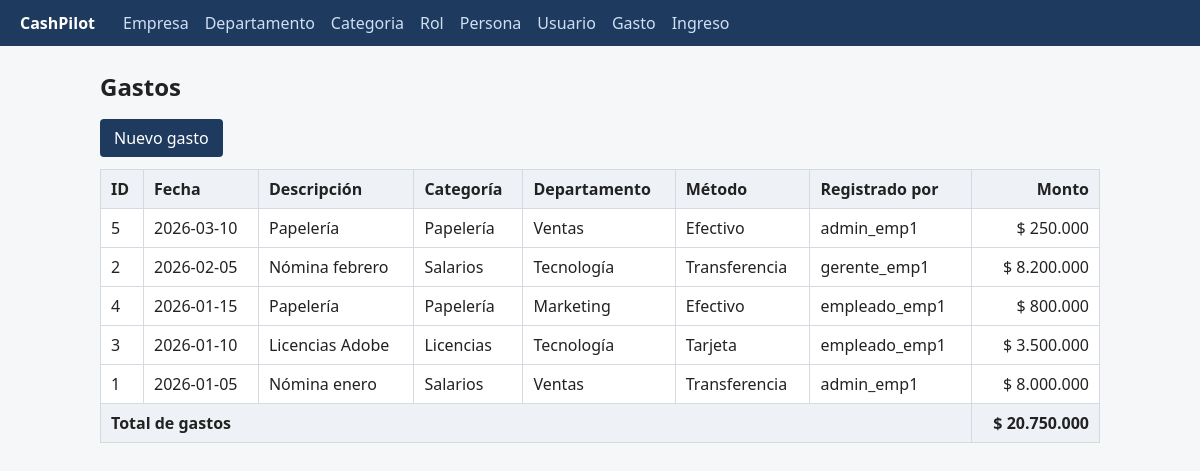
/gasto, run on the app's committed database.
### tables this page shows
CREATE TABLE gasto (
    id_gasto        INT           NOT NULL AUTO_INCREMENT,
    id_empresa      INT           NOT NULL,
    id_departamento INT           NOT NULL,
    id_categoria    INT           NOT NULL,
    id_usuario      INT           NOT NULL,
    monto           DECIMAL(15,2) NOT NULL,
    fecha           DATE          NOT NULL,
    descripcion     VARCHAR(255)  NOT NULL,
    metodo_pago     ENUM('Efectivo','Tarjeta','Transferencia') NOT NULL,
    comprobante     VARCHAR(150)  NULL,
    fecha_registro  DATETIME      NOT NULL DEFAULT CURRENT_TIMESTAMP,
    PRIMARY KEY (id_gasto),
    KEY idx_gasto_empresa_fecha (id_empresa, fecha),
    CONSTRAINT fk_gasto_empresa      FOREIGN KEY (id_empresa) REFERENCES empresa (id_empresa),
    CONSTRAINT fk_gasto_departamento FOREIGN KEY (id_departamento, id_empresa) REFERENCES departamento (id_departamento, id_empresa),
    CONSTRAINT fk_gasto_categoria    FOREIGN KEY (id_categoria, id_empresa)    REFERENCES categoria (id_categoria, id_empresa),
    CONSTRAINT fk_gasto_usuario      FOREIGN KEY (id_usuario, id_empresa)      REFERENCES usuario (id_usuario, id_empresa),
    CONSTRAINT chk_gasto_monto CHECK (monto > 0)
);

CREATE TABLE categoria (
    id_categoria     INT          NOT NULL AUTO_INCREMENT,
    id_empresa       INT          NOT NULL,
    nombre_categoria VARCHAR(60)  NOT NULL,
    tipo_categoria   ENUM('ingreso','gasto') NOT NULL,
    descripcion      VARCHAR(255) NULL,
    PRIMARY KEY (id_categoria),
    UNIQUE KEY uq_categoria_nombre  (id_empresa, tipo_categoria, nombre_categoria),
    UNIQUE KEY uq_categoria_empresa (id_categoria, id_empresa),
    CONSTRAINT fk_categoria_empresa FOREIGN KEY (id_empresa) REFERENCES empresa (id_empresa)
);

CREATE TABLE departamento (
    id_departamento     INT           NOT NULL AUTO_INCREMENT,
    id_empresa          INT           NOT NULL,
    nombre_departamento VARCHAR(80)   NOT NULL,
    descripcion         VARCHAR(255)  NULL,
    presupuesto         DECIMAL(15,2) NOT NULL DEFAULT 0,
    PRIMARY KEY (id_departamento),
    UNIQUE KEY uq_departamento_nombre  (id_empresa, nombre_departamento),   
    UNIQUE KEY uq_departamento_empresa (id_departamento, id_empresa),
    CONSTRAINT fk_departamento_empresa FOREIGN KEY (id_empresa) REFERENCES empresa (id_empresa),
    CONSTRAINT chk_departamento_presupuesto CHECK (presupuesto >= 0)
);

CREATE TABLE usuario (
    id_usuario     INT          NOT NULL AUTO_INCREMENT,
    id_empresa     INT          NOT NULL,
    id_persona     INT          NOT NULL,
    id_rol         INT          NOT NULL,
    usuario        VARCHAR(40)  NOT NULL,
    password       VARCHAR(255) NOT NULL,           
    estado         TINYINT(1)   NOT NULL DEFAULT 1,  
    fecha_registro DATETIME     NOT NULL DEFAULT CURRENT_TIMESTAMP,
    PRIMARY KEY (id_usuario),
    UNIQUE KEY uq_usuario_login   (usuario),
    UNIQUE KEY uq_usuario_persona (id_persona),
    UNIQUE KEY uq_usuario_empresa (id_usuario, id_empresa),    
    CONSTRAINT fk_usuario_empresa FOREIGN KEY (id_empresa) REFERENCES empresa (id_empresa),
    CONSTRAINT fk_usuario_persona FOREIGN KEY (id_persona) REFERENCES persona (id_persona),
    CONSTRAINT fk_usuario_rol     FOREIGN KEY (id_rol)     REFERENCES rol (id_rol)
);

### app/controllers/gastoController.php (called while the page is built, shortened)
<?php
require_once __DIR__ . "/../models/gasto.php";
class GastoController
{
    public function index()
    {
        try {
            $gastoModel = new Gasto();
            $gastos = $gastoModel->getAllByEmpresa(ID_EMPRESA_ACTUAL);
            require __DIR__ . "/../views/gasto/index.php";
        } catch (PDOException $e) {
            mostrarError("los gastos", $e);
        }
    }
}

### config/helpers.php (called while the page is built, shortened)
<?php
function e($valor)
{
    return htmlspecialchars((string) ($valor ?? ''), ENT_QUOTES, 'UTF-8');
}
function url($ruta = '')
{
    return BASE_PATH . $ruta;
}
function dinero($valor)
{
    return '$ ' . number_format((float) $valor, 0, ',', '.');
}

### config/Database.php (called while the page is built, shortened)
<?php
class Database
{
    private $host;
    private $port;
    private $nombredb;
    private $user;
    private $password;
    public function __construct()
    {
        $env = parse_ini_file(__DIR__ . "/../.env");
        $this->host     = $env['DB_HOST'];
        $this->port     = $env['DB_PORT'];
        $this->nombredb = $env['DB_NAME'];
        $this->user     = $env['DB_USER'];
        $this->password = $env['DB_PASSWORD'];
    }
    public function connect()
    {
        $dsn = "mysql:host={$this->host};port={$this->port};dbname={$this->nombredb};charset=utf8mb4";
        $this->connection = new PDO($dsn, $this->user, $this->password);
        $this->connection->setAttribute(PDO::ATTR_ERRMODE, PDO::ERRMODE_EXCEPTION);
        return $this->connection;
    }
}

### app/models/gasto.php (called while the page is built, shortened)
<?php
require_once __DIR__ . "/../../config/Database.php";
class Gasto
{
    private $connection;
    public function __construct()
    {
        $database = new Database();
        $this->connection = $database->connect();
    }
    public function getAllByEmpresa($id_empresa)
    {
        $sql = "SELECT g.id_gasto,
                       g.fecha,
                       g.descripcion,
                       g.monto,
                       g.metodo_pago,
                       c.nombre_categoria    AS categoria,
                       d.nombre_departamento AS departamento,
                       u.usuario             AS registrado_por
                FROM gasto g
                INNER JOIN categoria    c ON g.id_categoria    = c.id_categoria
                INNER JOIN departamento d ON g.id_departamento = d.id_departamento
                INNER JOIN usuario      u ON g.id_usuario      = u.id_usuario
                WHERE g.id_empresa = :id_empresa
                ORDER BY g.fecha DESC, g.id_gasto DESC";
        $consulta = $this->connection->prepare($sql);
        $consulta->bindValue(":id_empresa", $id_empresa, PDO::PARAM_INT);
        $consulta->execute();
        return $consulta->fetchAll(PDO::FETCH_ASSOC);
    }
}

### app/views/gasto/index.php (the view)
<h1>Gastos</h1>
<p class="acciones"><a class="boton" href="<?= url('/gasto/crear') ?>">Nuevo gasto</a></p>
<?php if (!empty($gastos)) : ?>
    <table>
        <tr>
            <th>ID</th><th>Fecha</th><th>Descripción</th><th>Categoría</th><th>Departamento</th>
            <th>Método</th><th>Registrado por</th><th class="num">Monto</th>
        </tr>
        <?php foreach ($gastos as $gasto) : ?>
            <tr>
                <td><?= e($gasto['id_gasto']) ?></td>
                <td><?= e($gasto['fecha']) ?></td>
                <td><?= e($gasto['descripcion']) ?></td>
                <td><?= e($gasto['categoria']) ?></td>
                <td><?= e($gasto['departamento']) ?></td>
                <td><?= e($gasto['metodo_pago']) ?></td>
                <td><?= e($gasto['registrado_por']) ?></td>
                <td class="num"><?= e(dinero($gasto['monto'])) ?></td>
            </tr>
        <?php endforeach; ?>
        <tfoot>
            <tr>
                <td colspan="7">Total de gastos</td>
                <td class="num"><?= e(dinero(array_sum(array_column($gastos, 'monto')))) ?></td>
            </tr>
        </tfoot>
    </table>
<?php else : ?>
    <p>No hay gastos para mostrar.</p>
<?php endif; ?>

### public/estilos.css (style rules this page uses)
body { font-family: system-ui, Arial, sans-serif; margin: 0; color: #222; background: #f6f7f9; }
h1 { font-size: 1.5rem; }
table { border-collapse: collapse; width: 100%; background: #fff; }
th, td { border: 1px solid #d5d9e0; padding: 8px 10px; text-align: left; }
th { background: #eef1f5; }
td.num, th.num { text-align: right; }
tfoot td { font-weight: bold; background: #eef1f5; }
.acciones { margin: 12px 0; }
.boton { display: inline-block; background: #1f3a5f; color: #fff; padding: 8px 14px; border: 0; border-radius: 4px; text-decoration: none; cursor: pointer; font-size: 1rem; }

### data on the page
gasto: id_gasto "5", fecha "2026-03-10", descripcion "Papelería", id_categoria.nombre_categoria "Papelería", id_departamento.nombre_departamento "Ventas", metodo_pago "Efectivo", id_empresa.usuario "admin_emp1", monto "$ 250.000"
gasto: id_gasto "2", fecha "2026-02-05", descripcion "Nómina febrero", id_categoria.nombre_categoria "Salarios", id_departamento.nombre_departamento "Tecnología", metodo_pago "Transferencia", id_usuario.usuario "gerente_emp1", monto "$ 8.200.000"
gasto: id_gasto "4", fecha "2026-01-15", descripcion "Papelería", id_categoria.nombre_categoria "Papelería", id_departamento.nombre_departamento "Marketing", metodo_pago "Efectivo", id_usuario.usuario "empleado_emp1", monto "$ 800.000"
gasto: id_gasto "3", fecha "2026-01-10", descripcion "Licencias Adobe", id_categoria.nombre_categoria "Licencias", id_departamento.nombre_departamento "Tecnología", metodo_pago "Tarjeta", id_usuario.usuario "empleado_emp1", monto "$ 3.500.000"
gasto: id_gasto "1", fecha "2026-01-05", descripcion "Nómina enero", id_categoria.nombre_categoria "Salarios", id_departamento.nombre_departamento "Ventas", metodo_pago "Transferencia", id_empresa.usuario "admin_emp1", monto "$ 8.000.000"

### other printed values
$nombre "Empresa"
$nombre "Departamento"
$nombre "Categoria"
$nombre "Rol"
$nombre "Persona"
$nombre "Usuario"
$nombre "Gasto"
$nombre "Ingreso"
dinero(array_sum(array_column($gastos, 'monto'))) "$ 20.750.000"
